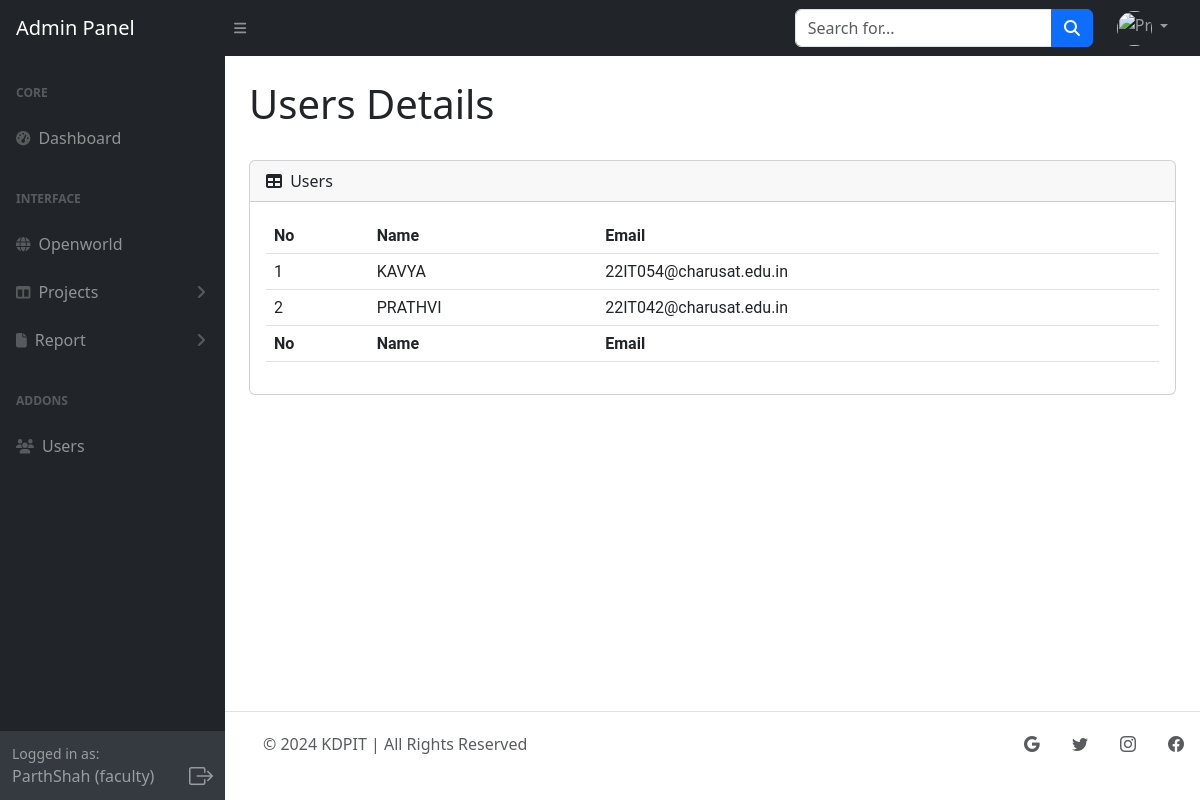
The app's page /Admin/includes/users.php?user_id=1 (signed in) with its own data.
### tables this page shows
CREATE TABLE `faculty` (
  `id` int(20) NOT NULL,
  `Name` varchar(20) NOT NULL,
  `Email` varchar(40) NOT NULL,
  `Password` varchar(255) NOT NULL
);

CREATE TABLE `projects` (
  `id` int(100) NOT NULL,
  `project_name` text DEFAULT NULL,
  `Description` text NOT NULL,
  `start_date` date DEFAULT current_timestamp(),
  `end_date` date DEFAULT '2023-09-05',
  `member_count` int(11) DEFAULT NULL,
  `f_id` int(100) NOT NULL,
  `open_project_id` int(20) NOT NULL DEFAULT 0,
  `status` int(11) NOT NULL DEFAULT 0
);

CREATE TABLE `student` (
  `Id` int(100) NOT NULL,
  `Collage_id` varchar(10) NOT NULL,
  `First_name` varchar(20) NOT NULL,
  `Last_name` varchar(20) NOT NULL,
  `Email` varchar(35) NOT NULL,
  `Password` varchar(255) NOT NULL
);

### Admin/includes/users.php (the view, shortened to what this page needs)
    <?php include_once "sidebar.php"?>
    <div id="layoutSidenav_content">
    <main>
        <div class="container-fluid px-4">
            <h1 class="mt-4">Users Details</h1>
            <br>
            <div class="card mb-4">
                <div class="card-header">
                    <i class="fas fa-table me-1"></i>
                    Users
                </div>
                <div class="card-body">
                    <table id="datatablesSimple" class="table">
                        <thead>
                            <tr>
                                <th>No</th>
                                <th>Name</th>
                                <th>Email</th>
                            </tr>
                        </thead>
                        <tfoot>
                            <tr>
                                <th>No</th>
                                <th>Name</th>
                                <th>Email</th>
                            </tr>
                        </tfoot>
                        <?php
    $host = "localhost";
    $dbUsername = "root";
    $dbPassword = "";
    $database = "Project_reports";
    $mysqli = new mysqli($host, $dbUsername, $dbPassword, $database);
    $sessionId = $_SESSION['user_id'];
    $projectsQuery = "SELECT DISTINCT * FROM projects WHERE f_id = $sessionId AND status = 1";
    $projectsResult = $mysqli->query($projectsQuery);
    if ($projectsResult) {
        $rowCounter = 1;
        $uniqueData = array();
        while ($projectRow = $projectsResult->fetch_assoc()) {
            $projectId = $projectRow['id'];
            $membersQuery = "SELECT DISTINCT * FROM members WHERE project_id = $projectId";
            $membersResult = $mysqli->query($membersQuery);
            if ($membersResult) {
                while ($memberRow = $membersResult->fetch_assoc()) {
                    $memberId = $memberRow['member_id'];
                    $studentQuery = "SELECT DISTINCT * FROM student WHERE Collage_id = '".$memberId."'";
                    $studentResult = $mysqli->query($studentQuery);
                    if ($studentResult && $studentRow = $studentResult->fetch_assoc()) {
                        $name = $studentRow['First_name'];
                        $email = $studentRow['Email'];
                        $isUnique = true;
                        foreach ($uniqueData as $data) {
                            if ($data['name'] === $name && $data['email'] === $email) {
                                $isUnique = false;
                            }
                        }
                        if ($isUnique) {
                            $uniqueData[] = array('name' => $name, 'email' => $email);
                            ?>
                            <tr>
                                <td><?php echo $rowCounter; ?></td>
                                <td><?php echo $name; ?></td>
                                <td><?php echo $email; ?></td>
                            </tr>
                            <?php
                            $rowCounter++;
                        }
                    }
                }
            }
        }
    }
    ?>
                    </table>
                </div>
            </div>
        </div>
    </main>
    <?php include_once "footer.php"?>
</div>

### Admin/includes/sidebar.php (shortened to what this page needs)
<?php include "dbconnect.php" ?>
<!DOCTYPE html>
<html lang="en">
<head>
  <link href="https://cdn.jsdelivr.net/npm/simple-datatables@7.1.2/dist/style.min.css" rel="stylesheet" />
  <link href="../assets/css/style.css" rel="stylesheet" />
</head>
<body class="sb-nav-fixed">
  <nav class="sb-topnav navbar navbar-expand navbar-dark bg-dark">
    <a class="navbar-brand ps-3" href="dashboard.php">Admin Panel</a>
    <button class="btn btn-link btn-sm order-1 order-lg-0 me-4 me-lg-0" id="sidebarToggle" href="#!"><i
        class="fas fa-bars"></i></button>
    <form class="d-none d-md-inline-block form-inline ms-auto me-0 me-md-3 my-2 my-md-0">
      <div class="input-group">
        <input class="form-control" type="text" id="searchInput" placeholder="Search for..." aria-label="Search for..."
          aria-describedby="btnNavbarSearch" />
        <button class="btn btn-primary" type="button"><i class="fas fa-search"></i></button>
      </div>
    </form>
    <ul class="navbar-nav ms-auto ms-md-0 me-3 me-lg-4 ml-auto">
      <li class="nav-item dropdown">
        <a class="nav-link dropdown-toggle" id="navbarDropdown" role="button" data-bs-toggle="dropdown"
          aria-expanded="false">
          <img src="https://cdn-icons-png.flaticon.com/512/6596/6596121.png" class="profile-photo" alt="Profile Photo">
        </a>
      </li>
    </ul>
  </nav>
  <div id="layoutSidenav">
    <div id="layoutSidenav_nav">
      <nav class="sb-sidenav accordion sb-sidenav-dark" id="sidenavAccordion">
        <div class="sb-sidenav-menu">
          <div class="nav">
            <div class="sb-sidenav-menu-heading">Core</div>
            <a class="nav-link" href="dashboard.php">
              <div class="sb-nav-link-icon"><i class="fas fa-tachometer-alt"></i></div>
              Dashboard
            </a>
            <div class="sb-sidenav-menu-heading">Interface</div>
            <a class="nav-link" href="openworld.php">
              <div class="sb-nav-link-icon"><i class="fas fa-globe"></i></div>
              Openworld
            </a>
            <a class="nav-link collapsed" href="#" data-bs-toggle="collapse" data-bs-target="#collapseLayouts"
              aria-expanded="false" aria-controls="collapseLayouts">
              <div class="sb-nav-link-icon"><i class="fas fa-columns"></i></div>
              Projects
              <div class="sb-sidenav-collapse-arrow"><i class="fas fa-angle-down"></i></div>
            </a>
            <a class="nav-link collapsed" href="#" data-bs-toggle="collapse" data-bs-target="#collapsePages"
              aria-expanded="false" aria-controls="collapsePages">
              <div class="sb-nav-link-icon"><i class="fas fa-file"></i></div>
              Report
              <div class="sb-sidenav-collapse-arrow"><i class="fas fa-angle-down"></i></div>
            </a>
            <?php
            $sessionId = $_SESSION['user_id'];
            ?>
            <div class="sb-sidenav-menu-heading">Addons</div>
            <a class="nav-link" id="user-link" href="users.php?user_id=<?php echo $sessionId; ?>">
              <div class="sb-nav-link-icon"><i class="fas fa-users"></i></div>
              Users
            </a>
          </div>
        </div>
        <?php
        $userQuery = "SELECT Name FROM faculty WHERE id = $sessionId";
        $userResult = mysqli_query($connection, $userQuery);
        $userRow = mysqli_fetch_assoc($userResult);
        $username = $userRow['Name'];
        ?>
        <div class="sb-sidenav-footer">
          <div class="small">Logged in as:</div>
          <div class="d-flex justify-content-between align-items-center">
            <div>
              <?php echo $username; ?> (faculty)
            </div>
            <div>
              <a href="logout.php" class="logout-icon" style="color: rgba(255, 255, 255, 0.5);">
                <i class="bi bi-box-arrow-right fs-4 logout-icon-hover" style="font-size: 24px;"></i>
              </a>
            </div>
          </div>
        </div>
      </nav>
    </div>
</body>
</html>

### Admin/includes/sidebar.php (style rules this page uses)
.sb-nav-fixed #layoutSidenav #layoutSidenav_nav .sb-sidenav .sb-sidenav-menu { overflow-y: scroll; }
.profile-photo { width: 35px; height: 35px; border-radius: 50%; object-fit: cover; }
.logout-icon-hover { color: rgba(255, 255, 255, 0.5); transition: color 0.3s ease; }

### records on screen
faculty: Name "ParthShah"
projects: student.First_name "KAVYA", student.Email "22IT054@charusat.edu.in"
projects: student.First_name "PRATHVI", student.Email "22IT042@charusat.edu.in"
